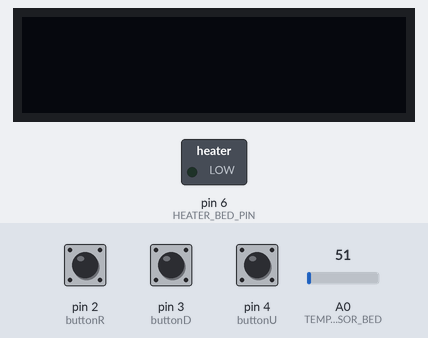
Bench run of a sketch on a simulated Arduino Uno, built with avr-gcc and run on an emulated ATmega328P. Shown: 128×32 one-colour display, switched loads named in the sketch (green lamp = pin HIGH). The inputs (shaded band) are chosen by the test bench; at power-on: pin 2 (buttonR) HIGH, pin 3 (buttonD) HIGH, pin 4 (buttonU) HIGH, A0 (TEMP_SENSOR_BED) = 51. The display library's start-up logo is not drawn; what the sketch prints to the serial monitor is not drawn.

Above: at 0.8 s.
0.9 s: pin 2 (buttonR) pulled LOW for 3.2 s
At 5.2 s:
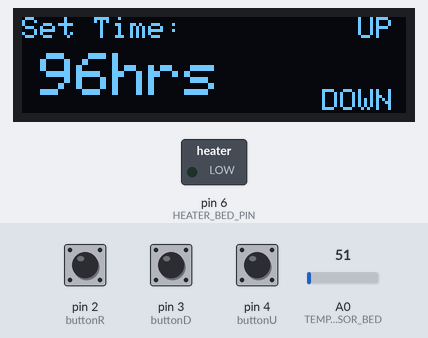
5.8 s: pin 2 (buttonR) pulled LOW for 0.15 s
At 8.7 s:
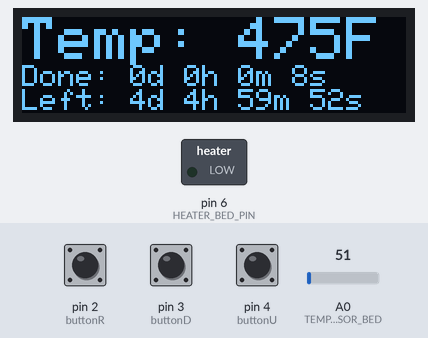
8.9 s: pin 2 (buttonR) pulled LOW for 1 s
At 11.0 s:
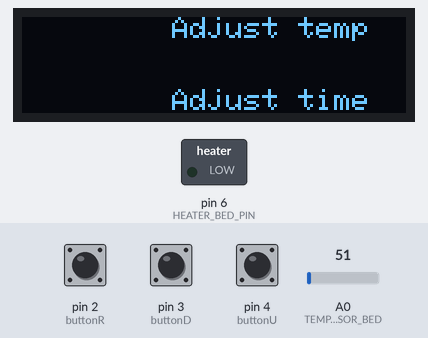
11.9 s: pin 3 (buttonD) pulled LOW for 0.15 s
At 13.7 s:
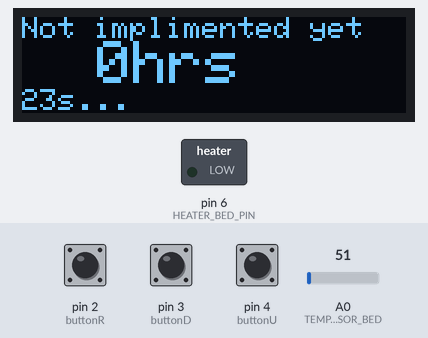
Timing chart, 0 to 15.2 s (numbered marks = the images above; inputs shaded):
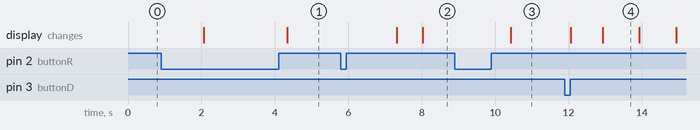

Measured:
- after the input at 0.9 s, the display: first differs from a run without the input after 3.4 s (image 1)
- after the input at 5.8 s, the display: first changes after 1.5 s (image 2 shows a later state)
- after the input at 8.9 s, the display: changes after 1.5 s (image 3)
- after the input at 11.9 s, the display: first changes after 0.17 s (image 4 shows a later state)
- what the display in image 4 shows lasts 1.0 s, from 12.9 s to 13.9 s

The sketch:

Stable_v2.ino
```cpp
#include <SPI.h>
#include <Wire.h>
#include <Adafruit_GFX.h>
#include <Adafruit_SSD1306.h>

#define TEMP_SENSOR_BED A0   //this defines the Arduino pin that is the bed's temp sensor
#define THERMISTORBED 1      //this defines what type of thermistor is used, and hence the voltage-temp table that is referenced. all in this build are a 100k thermistor with a 4.7k pull-up resistor.
#define HEATER_BED_PIN 6     //this defines the Arduino pin that controls the heater
#define buttonR 2
#define buttonU 4
#define buttonD 3

#define ARRAY_LENGTH 20 //Change this value to modulate the smoothing (can only work for all with smoothing)
#define OLED_MOSI   9
#define OLED_CLK   10
#define OLED_DC    11
#define OLED_CS    12
#define OLED_RESET 13
Adafruit_SSD1306 display(OLED_MOSI, OLED_CLK, OLED_DC, OLED_RESET, OLED_CS);

#define countdown 25
int tHours = 96;
int tTemp  = 86;
byte seconds  = 0;                 //used in timeCounter() and runningOLED()
byte minutes  = 0;                 //used in timeCounter() and runningOLED()
byte hours    = 0;                 //used in timeCounter() and runningOLED()
byte days     = 0;                 //used in timeCounter() and runningOLED()
byte Rdays    = tHours / 24;       //used in timeCounter() and runningOLED()
byte Rhours   = tHours % 24;       //used in timeCounter() and runningOLED()
byte Rminutes = Rhours % 60;       //used in timeCounter() and runningOLED()
byte Rseconds = Rminutes % 60;     //used in timeCounter() and runningOLED()

unsigned long startTime = 0; //used as a master timer, and to protect from millis() rollover

void setup() {
  pinMode(TEMP_SENSOR_BED, INPUT);
  pinMode(HEATER_BED_PIN, OUTPUT);
  pinMode(buttonR, INPUT_PULLUP);
  pinMode(buttonU, INPUT_PULLUP);
  pinMode(buttonD, INPUT_PULLUP);
  Serial.begin(9600);

  for(short i=0; i<ARRAY_LENGTH; i++){
    float raw = analogRead(TEMP_SENSOR_BED);
    raw = smoothing(raw);
  }

  display.begin(SSD1306_SWITCHCAPVCC);
  display.display();
  delay(2000);
  // Clear the buffer.
  display.clearDisplay();

  setUpTemp();
  setUpTime();
}

void loop() {
    float raw = analogRead(TEMP_SENSOR_BED);
    raw = smoothing(raw);
    Serial.print(raw);
    Serial.print(" analogRead        ");
    float temp = analog2temp(raw);
    float ftemp = ((9*temp)/5) + 32;
    Serial.print(temp);
    Serial.print("C          ");
    Serial.print(ftemp);
    Serial.println("F");
    timeCounter();
    runningOLED(round(ftemp));
    //delay(10);    //delay for arduino stability, appears to not be needed...
    if(((millis() - startTime)/3600000)<tHours){
      bangBang(tTemp, ftemp);
    }else{
      endHeating();
      done();
    }
    if(digitalRead(buttonR) == LOW){
      while(digitalRead(buttonR) == LOW){
        delay(750); //debounce time
        //wait to unpress
      }
      menu();
    }

}

#define OVERSAMPLENR 1
const short BEDTEMPTABLE[][2] PROGMEM = {
{       23*OVERSAMPLENR ,       300     },
{       25*OVERSAMPLENR ,       295     },
{       27*OVERSAMPLENR ,       290     },
{       28*OVERSAMPLENR ,       285     },
{       31*OVERSAMPLENR ,       280     },
{       33*OVERSAMPLENR ,       275     },
{       35*OVERSAMPLENR ,       270     },
{       38*OVERSAMPLENR ,       265     },
{       41*OVERSAMPLENR ,       260     },
{       44*OVERSAMPLENR ,       255     },
{       48*OVERSAMPLENR ,       250     },
{       52*OVERSAMPLENR ,       245     },
{       56*OVERSAMPLENR ,       240     },
{       61*OVERSAMPLENR ,       235     },
{       66*OVERSAMPLENR ,       230     },
{       71*OVERSAMPLENR ,       225     },
{       78*OVERSAMPLENR ,       220     },
{       84*OVERSAMPLENR ,       215     },
{       92*OVERSAMPLENR ,       210     },
{       100*OVERSAMPLENR        ,       205     },
{       109*OVERSAMPLENR        ,       200     },
{       120*OVERSAMPLENR        ,       195     },
{       131*OVERSAMPLENR        ,       190     },
{       143*OVERSAMPLENR        ,       185     },
{       156*OVERSAMPLENR        ,       180     },
{       171*OVERSAMPLENR        ,       175     },
{       187*OVERSAMPLENR        ,       170     },
{       205*OVERSAMPLENR        ,       165     },
{       224*OVERSAMPLENR        ,       160     },
{       245*OVERSAMPLENR        ,       155     },
{       268*OVERSAMPLENR        ,       150     },
{       293*OVERSAMPLENR        ,       145     },
{       320*OVERSAMPLENR        ,       140     },
{       348*OVERSAMPLENR        ,       135     },
{       379*OVERSAMPLENR        ,       130     },
{       411*OVERSAMPLENR        ,       125     },
{       445*OVERSAMPLENR        ,       120     },
{       480*OVERSAMPLENR        ,       115     },
{       516*OVERSAMPLENR        ,       110     },
{       553*OVERSAMPLENR        ,       105     },
{       591*OVERSAMPLENR        ,       100     },  //212F
{       628*OVERSAMPLENR        ,       95      },  //204F
{       665*OVERSAMPLENR        ,       90      },  //194F
{       702*OVERSAMPLENR        ,       85      },  //185F
{       737*OVERSAMPLENR        ,       80      },  //176F
{       770*OVERSAMPLENR        ,       75      },  //167F
{       801*OVERSAMPLENR        ,       70      },  //158F
{       830*OVERSAMPLENR        ,       65      },  //149F
{       857*OVERSAMPLENR        ,       60      },  //140F
{       881*OVERSAMPLENR        ,       55      },  //131F
{       903*OVERSAMPLENR        ,       50      },  //122F
{       922*OVERSAMPLENR        ,       45      },  //113F
{       939*OVERSAMPLENR        ,       40      },  //104F
{       954*OVERSAMPLENR        ,       35      },  //95F
{       966*OVERSAMPLENR        ,       30      },  //86F
{       977*OVERSAMPLENR        ,       25      },  //77F
{       985*OVERSAMPLENR        ,       20      },  //68F
{       993*OVERSAMPLENR        ,       15      },  //59F
{       999*OVERSAMPLENR        ,       10      },  //50F
{       1004*OVERSAMPLENR       ,       5       },  //41F
{       1008*OVERSAMPLENR       ,       0       } //safety
};

//==============================================================================
//============================ Functions =======================================
//==============================================================================

unsigned long previousMillis = 0; //used in adjTemp() and adjTime()
#define PGM_RD_W(x)   (short)pgm_read_word(&x) //used in analog2temp()

void runningOLED(int temp){           //display is 128x32 pixels and the cursor can be set...
  //temperature line
    display.setTextSize(2);           //'size 2' font is 16 pixels high
    display.setTextColor(WHITE);      //can place text >> setCursor is top left of first char
    display.setCursor(0,0);
    display.print("Temp: ");
    display.print(temp);
    display.println("F");
  //end temperature line
  //remaining time line
    display.setTextSize(1);          //'size 1' font is 8 pixels high
    display.setCursor(0,24);         //can place text >> setCursor is top left of first char
    display.print("Left: ");
    display.print(Rdays);
    display.print("d ");
    display.print(Rhours);
    display.print("h ");
    display.print(Rminutes);
    display.print("m ");
    display.print(Rseconds);
    display.print("s");
  //end remaining time lines
  //Elapsed timer line
    display.setTextSize(1);          //'size 1' font is 8 pixels high
    display.setCursor(0,16);         //can place text >> setCursor is top left of first char
    display.print("Done: ");
    display.print(days);
    display.print("d ");
    display.print(hours);
    display.print("h ");
    display.print(minutes);
    display.print("m ");
    display.print(seconds);
    display.print("s");
  //end Elapsed timer line
    display.display();
    display.clearDisplay();
}

void timeCounter(){     //this is only for the onscreen timers, while running. will work fine without this.
  unsigned long elapsed = (millis() - startTime);
  // all of the elapsed time, turned into DD:HH:MM:SS
  days     = elapsed / 1000 / (3600 * 24);
  hours    = elapsed / 1000 / 3600;
  minutes  = elapsed / 1000 % 3600 / 60;
  seconds  = elapsed / 1000 % 3600 % 60 % 60;
  // all of the remaining time, turned into DD:HH:MM:SS

  //this timer still sucks....
  Rdays    = ((tHours*3600) - (elapsed/1000)) / 3600;
  Rhours   = ((tHours*3600) - (elapsed/1000)) / 3600 % 24;
  Rminutes = 60-(minutes+1); //the cheater's way to do this...
  Rseconds = 60-(seconds); //the cheater's way to do this...
}

void setUpTemp(){
  bool singlepress;
  while(1){
//onscreen things
  //temperature line
    display.setTextSize(2);           //'size 2' font is 16 pixels high
    display.setTextColor(WHITE);      //can place text >> setCursor is top left of first char
    display.setCursor(12,12);
    display.print(tTemp);
    display.println("F");
  //end temperature line
  //remaining time line
    display.setTextSize(1);          //'size 1' font is 8 pixels high
    display.setCursor(0,0);         //can place text >> setCursor is top left of first char
    display.print("Set Temp:");
    display.setCursor(112,0);         //can place text >> setCursor is top left of first char
    display.print("UP");
    display.setCursor(100,24);         //can place text >> setCursor is top left of first char
    display.print("DOWN");
  //end Elapsed timer line
    display.display();
    display.clearDisplay();
//wait for buttons
    while(digitalRead(buttonU) == HIGH && digitalRead(buttonD) == HIGH && digitalRead(buttonR) == HIGH ){
      singlepress = true;
      //do nothing...
    }
//button responses
    if((digitalRead(buttonU) == LOW) && (singlepress)){
      tTemp = tTemp +1;   // Raise temp with UP button
      singlepress = false;
    }
    if((digitalRead(buttonD) == LOW) && (singlepress)){
      tTemp = tTemp -1;   // Lower temp with DOWN button
      singlepress = false;
    }
    if(digitalRead(buttonR) == LOW){
      while(digitalRead(buttonR) == LOW){
        delay(750); //debounce time
        //wait to unpress
      }
      return;             // Exit temp set-up with Right button
    }
  }
}

void setUpTime(){
  bool singlepress;
  while(1){
//onscreen things
  //temperature line
    display.setTextSize(2);           //'size 2' font is 16 pixels high
    display.setTextColor(WHITE);      //can place text >> setCursor is top left of first char
    display.setCursor(6,12);
    display.print(tHours);
    display.println("hrs");
  //end temperature line
  //remaining time line
    display.setTextSize(1);          //'size 1' font is 8 pixels high
    display.setCursor(0,0);         //can place text >> setCursor is top left of first char
    display.print("Set Time:");
    display.setCursor(112,0);         //can place text >> setCursor is top left of first char
    display.print("UP");
    display.setCursor(100,24);         //can place text >> setCursor is top left of first char
    display.print("DOWN");
  //end Elapsed timer line
    display.display();
    display.clearDisplay();
//wait for buttons
    while(digitalRead(buttonU) == HIGH && digitalRead(buttonD) == HIGH && digitalRead(buttonR) == HIGH ){
      singlepress = true;
      //do nothing...
    }
//button responses
    if((digitalRead(buttonU) == LOW) && (singlepress)){
      tHours = tHours +1;   // Raise temp with UP button
      singlepress = false;
    }
    if((digitalRead(buttonD) == LOW) && (singlepress)){
      tHours = tHours -1;   // Lower temp with DOWN button
      singlepress = false;
    }
    if(digitalRead(buttonR) == LOW){
      while(digitalRead(buttonR) == LOW){
        delay(1500); //debounce time
        startTime = 0;
        //wait to unpress
      }
      if(48 < (tHours/24)) tooLongTimeError();
      return;             // Exit temp set-up with Right button
    }
  }
}

void menu(){
  bool singlepress;
  while(1){
//onscreen things
    display.setTextColor(WHITE);      //can place text >> setCursor is top left of first char
    display.setTextSize(1);          //'size 1' font is 8 pixels high
    display.setCursor(50,0);         //can place text >> setCursor is top left of first char
    display.print("Adjust temp");
    display.setCursor(50,24);         //can place text >> setCursor is top left of first char
    display.print("Adjust time");
  //end Elapsed timer line
    display.display();
    display.clearDisplay();
//wait for buttons
    while(digitalRead(buttonU) == HIGH && digitalRead(buttonD) == HIGH && digitalRead(buttonR) == HIGH ){
      singlepress = true;
      //do nothing...
    }
//button responses
    if(digitalRead(buttonU) == LOW && singlepress){
      previousMillis = millis();
      adjustTemp();   // Raise temp with UP button
      return;
    }
    if(digitalRead(buttonD) == LOW && singlepress){
      previousMillis = millis();
      adjustTime();   // Lower temp with DOWN button
      return;
    }
    if(digitalRead(buttonR) == LOW){
      while(digitalRead(buttonR) == LOW){
        delay(750); //debounce time
        //wait to unpress
      }
      return;             // Exit temp set-up with Right button
    }
  }
}


void adjustTemp(){
  bool singlepress;
  while(1){
  //wait for buttons
    while(digitalRead(buttonU) == HIGH && digitalRead(buttonD) == HIGH && digitalRead(buttonR) == HIGH ){
      singlepress = true;
      //countdown timer
  //calculate remaining time
    int remaining = (countdown*1000 - (millis()-previousMillis))/1000;
    if(remaining < 0) return;
  //onscreen things
    //temperature line
      display.setTextSize(2);           //'size 2' font is 16 pixels high
      display.setTextColor(WHITE);      //can place text >> setCursor is top left of first char
      display.setCursor(25,12);
      display.print(tTemp);
      display.println("F");
    //end temperature line
    //remaining time line
      display.setTextSize(1);          //'size 1' font is 8 pixels high
      display.setCursor(0,0);         //can place text >> setCursor is top left of first char
      display.print("Set Temp:");
      display.setCursor(112,0);         //can place text >> setCursor is top left of first char
      display.print("UP");
      display.setCursor(100,24);         //can place text >> setCursor is top left of first char
      display.print("DOWN");
      display.setCursor(0,24);         //can place text >> setCursor is top left of first char
      display.print(remaining);
      display.print("s...");
    //end Elapsed timer line
      display.display();
      display.clearDisplay();
    }
//button responses
    if((digitalRead(buttonU) == LOW) && (singlepress)){
      tTemp = tTemp +1;   // Raise temp with UP button
      singlepress = false;
    }
    if((digitalRead(buttonD) == LOW) && (singlepress)){
      tTemp = tTemp -1;   // Lower temp with DOWN button
      singlepress = false;
    }
    if((digitalRead(buttonR) == LOW) && (singlepress)){
      while(digitalRead(buttonR) == LOW){
        delay(750); //debounce time
        //wait to unpress
      }
      return;             // Exit temp set-up with Right button
    }
  }
}

void adjustTime(){
  bool singlepress;
  int adjTime = 0;
  while(1){
//wait for buttons
    while(digitalRead(buttonU) == HIGH && digitalRead(buttonD) == HIGH && digitalRead(buttonR) == HIGH ){
  //countdown timer
  //calculate remaining time
    int remaining = (countdown*1000 - (millis()-previousMillis))/1000;
    if(remaining < 0) return;
  //onscreen things
    //temperature line
      display.setTextSize(2);           //'size 2' font is 16 pixels high
      display.setTextColor(WHITE);      //can place text >> setCursor is top left of first char
      display.setCursor(25,8);
      if(adjTime > 0) display.print("+");
      display.print(adjTime);
      display.print("hrs");
    //end temperature line
    //remaining time line
      display.setTextSize(1);          //'size 1' font is 8 pixels high
      display.setCursor(0,0);         //can place text >> setCursor is top left of first char
      display.print("Not implimented yet");
      display.setCursor(0,24);         //can place text >> setCursor is top left of first char
      display.print(remaining);
      display.print("s...");
    //end Elapsed timer line
      display.display();
      display.clearDisplay();
    }
//button responses
    if((digitalRead(buttonU) == LOW) && (singlepress)){
      adjTime = adjTime +1;   // Raise temp with UP button
      singlepress = false;
    }
    if((digitalRead(buttonD) == LOW) && (singlepress)){
      adjTime = adjTime -1;   // Lower temp with DOWN button
      singlepress = false;
    }
    if((digitalRead(buttonR) == LOW) && (singlepress)){
      while(digitalRead(buttonR) == LOW){
        delay(750); //debounce time
        if(48 < (tHours + adjTime)/24){
          tooLongTimeError();
        }else{
          tHours = tHours + adjTime;
        }
        //wait to unpress
      }
      return;             // Exit temp set-up with Right button
    }
  }
}

void tooLongTimeError(){
    //onscreen things
    //temperature line
      display.setTextSize(2);           //'size 2' font is 16 pixels high
      display.setTextColor(WHITE);      //can place text >> setCursor is top left of first char
      display.setCursor(25,8);
      display.print("ERROR!! :(");
    //end temperature line
    //remaining time line
      display.setTextSize(1);          //'size 1' font is 8 pixels high
      display.setCursor(0,0);         //can place text >> setCursor is top left of first char
      display.print("Time Exceeds Max Limit");
      display.setCursor(0,24);         //can place text >> setCursor is top left of first char
      display.print("Going to default 96hrs");
      tHours = 96;    // actually change the target time to 96 hrs...
    //end Elapsed timer line
      display.display();
      display.clearDisplay();
      delay(3000);
}

void done(){
    //onscreen things
    //temperature line
      display.setTextSize(2);           //'size 2' font is 16 pixels high
      display.setTextColor(WHITE);      //can place text >> setCursor is top left of first char
      display.setCursor(25,8);
      display.print("Done.");
    //end temperature line
    //remaining time line
      display.setTextSize(1);          //'size 1' font is 8 pixels high
      display.setCursor(0,0);         //can place text >> setCursor is top left of first char
      display.print("Time: ");
      display.print(tHours);
      display.print("  Temp: ");
      display.print(tTemp);
      display.setCursor(0,24);         //can place text >> setCursor is top left of first char
      display.print("Enjoy your tempeh :)");
      display.display();
      display.clearDisplay();
      while(1){
        endHeating();
      }
}

//=============================================================================================
float analog2temp(float raw) {
    float celsius = 0;
    byte i;
    for (i=1; i<61; i++){
      if (PGM_RD_W(BEDTEMPTABLE[i][0]) > raw){                                              //  A linear (Y=mX+b)interpolation from the table's points:::
        celsius  = PGM_RD_W(BEDTEMPTABLE[i-1][1]) +                                         //  Y=b+
          (raw - PGM_RD_W(BEDTEMPTABLE[i-1][0])) *                                          //  X
          (float)(PGM_RD_W(BEDTEMPTABLE[i][1]) - PGM_RD_W(BEDTEMPTABLE[i-1][1])) /          //  m
          (float)(PGM_RD_W(BEDTEMPTABLE[i][0]) - PGM_RD_W(BEDTEMPTABLE[i-1][0]));
        break;
      }
    }
    // Overflow: Set to last value in the table
    if (i == 61){
      celsius = PGM_RD_W(BEDTEMPTABLE[i-1][1]);
    }
    return celsius;
}

float dataArray[ARRAY_LENGTH] = {};
short currentDataIndex = 0;
float smoothing (float raw){    //log the analog input value into an array, and output the average of the array
  currentDataIndex = ++currentDataIndex % ARRAY_LENGTH;
  dataArray[currentDataIndex] = raw;

  double arrayTotal = 0;
  for(int i = 0; i<ARRAY_LENGTH; i++){
    arrayTotal = arrayTotal + dataArray[i];
  }

  double smoothCriminal = arrayTotal / ARRAY_LENGTH;

  return smoothCriminal;
}

void endHeating(){
  digitalWrite(HEATER_BED_PIN,LOW);
}

void bangBang(int tTemp, float ftemp){
  if(tTemp > ftemp){
    digitalWrite(HEATER_BED_PIN,HIGH);
  }else{
    digitalWrite(HEATER_BED_PIN,LOW);
  }
}
```
